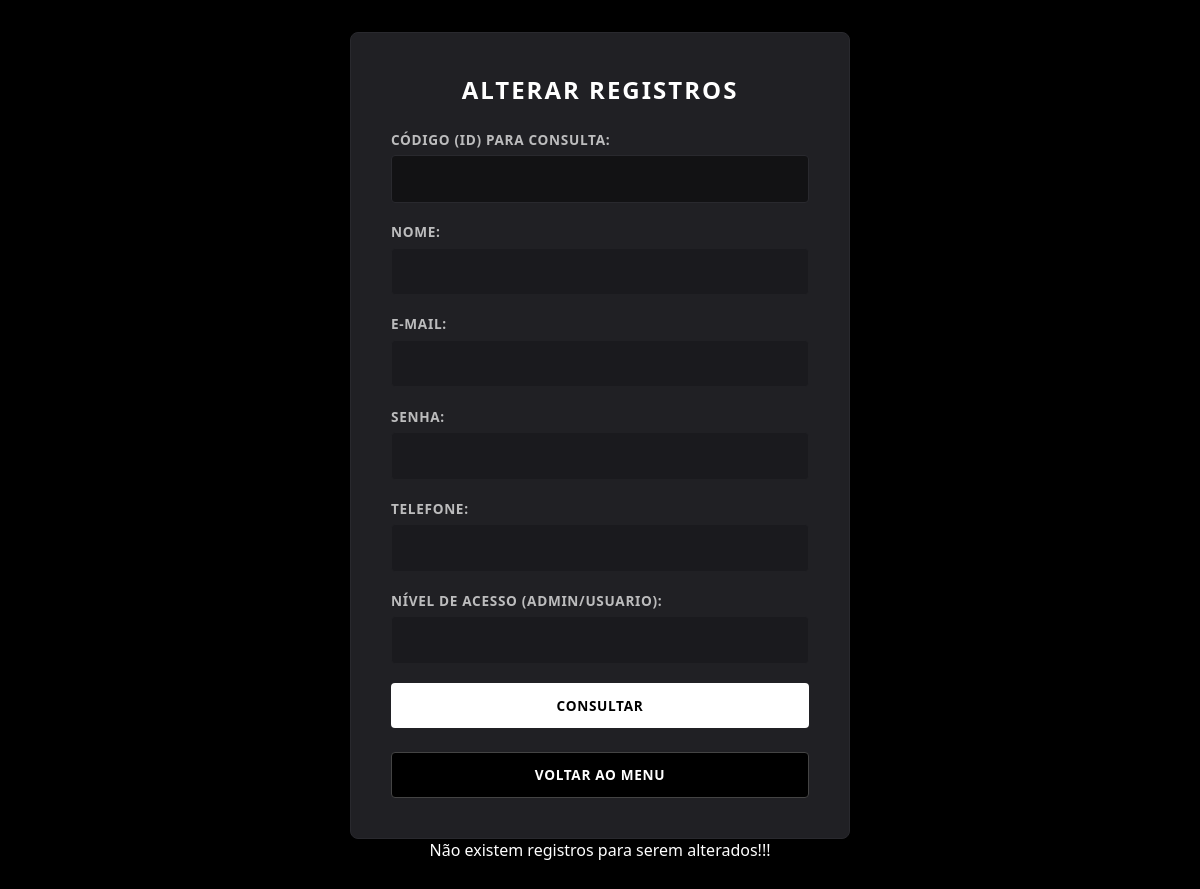
Before: /php/alterar.php with the older database file.
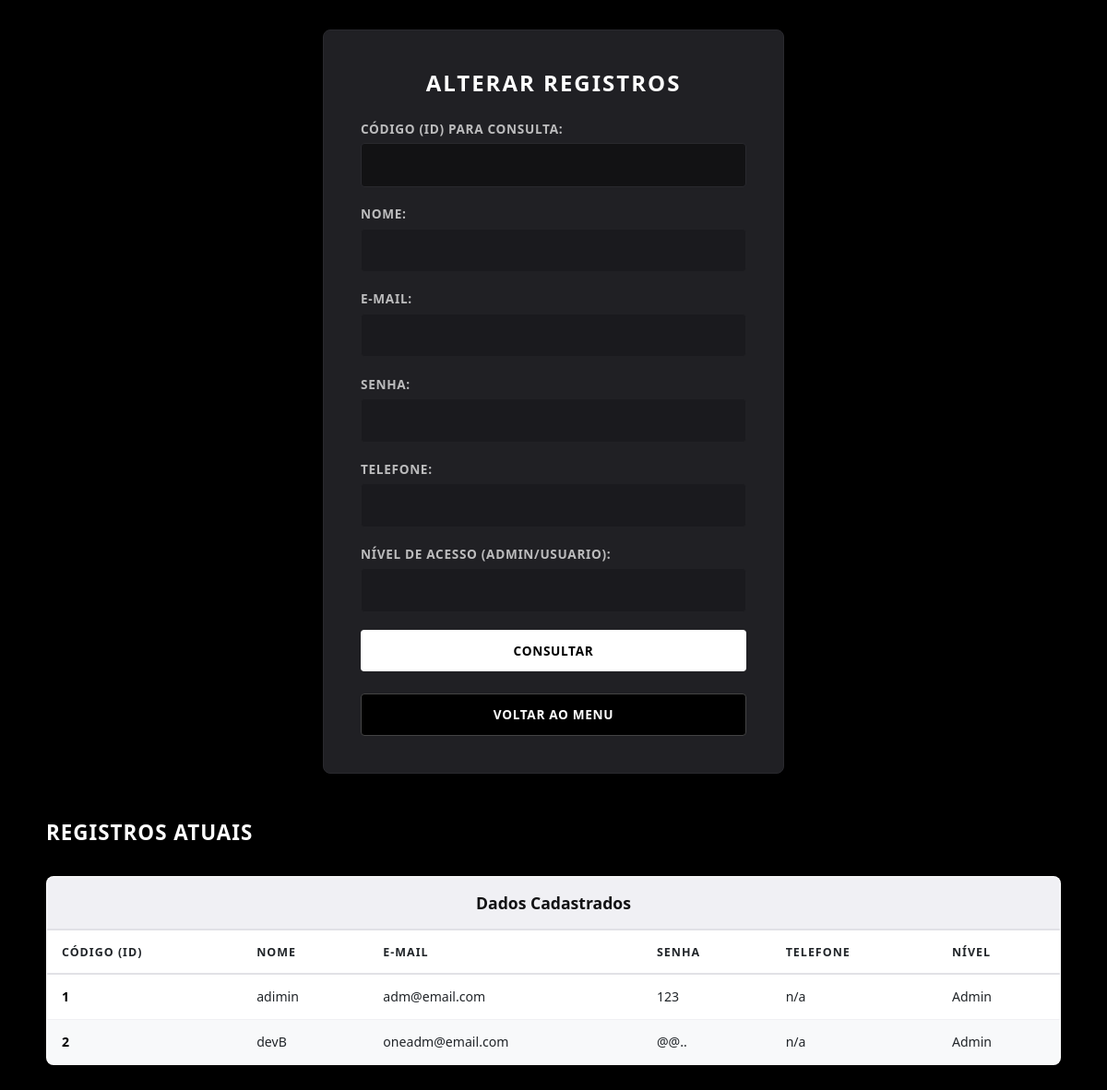
After: the same page with the newer database file.
### tables this page shows
create table if not exists tb_usuario(
Id int primary key auto_increment,
Nome varchar(50) not null,
Email varchar (80) not null,
Senha varchar (150) not null,
Telefone varchar (15) default('n/a'),
Nivel varchar (20) default ('Usuario')
);

### php/alterar.php (the view, shortened to what this page needs)
<!DOCTYPE html>
<html lang="pt-br">
<head>
    <link rel="stylesheet" type="text/css" href="../../src/css/alterar.css">
</head>
<body>
    <div class="form-alterar">
        <h3>Alterar Registros</h3>
        <form method="POST" action="alterar.php">
            <div class="form-group">
                <label for="txtcodi">Código (ID) para Consulta:</label>
                <input type="text" name="txtcodi" id="txtcodi" required>
            </div>
            <div class="form-group">
                <label for="txtnome">Nome:</label>
                <input type="text" name="txtnome" id="txtnome" readonly required>
            </div>
            <div class="form-group">
                <label for="txtemai">E-mail:</label>
                <input type="email" name="txtemai" id="txtemai" readonly required>
            </div>
            <div class="form-group">
                <label for="txtsenh">Senha:</label>
                <input type="password" name="txtsenh" id="txtsenh" readonly required>
            </div>
            <div class="form-group">
                <label for="txttele">Telefone:</label>
                <input type="text" name="txttele" id="txttele" readonly required>
            </div>
            <div class="form-group">
                <label for="txtnive">Nível de Acesso (Admin/Usuario):</label>
                <input type="text" name="txtnive" id="txtnive" readonly required>
            </div>
            <input type="submit" name="bt" id="bt" class="btn" value="Consultar">
        </form>
        <div class="menu-container">
            <a href="../../menu.html" class="btn btn-menu"><input type="button" value="Voltar ao Menu"></a>
        </div>
    </div>
</body>
</html>
<?php
    include 'conexao.php';
    $listar = $cmd->query("select * from tb_usuario");
    $total_registros = $listar->rowCount();
    if ($total_registros > 0) {
        echo "<h2>Registros Atuais</h2>";
        echo "<table>";
        echo "<tr><th colspan='6'>Dados Cadastrados</th></tr>";
        echo "<tr>
                <th>Código (ID)</th>
                <th>Nome</th>
                <th>E-mail</th>
                <th>Senha</th>
                <th>Telefone</th>
                <th>Nível</th>
              </tr>";
        while($linha = $listar->fetch(PDO::FETCH_ASSOC)) {
            $vcodi = $linha['Id'];
            $vnome = $linha['Nome'];
            $vemai = $linha['Email'];
            $vsenh = $linha['Senha'];
            $vtele = $linha['Telefone'];
            $vnive = $linha['Nivel'];
            echo "<tr>
                    <td>$vcodi</td>
                    <td>$vnome</td>
                    <td>$vemai</td>
                    <td>$vsenh</td>
                    <td>$vtele</td>
                    <td>$vnive</td>
                  </tr>";
        }
        echo "</table>";
    } else {
        echo "<p style='text-align:center; color:white;'>Não existem registros para serem alterados!!!</p>";
    }
?>

### css/alterar.css (style rules this page uses)
* { margin: 0; padding: 0; box-sizing: border-box; font-family: 'Segoe UI', Tahoma, Geneva, Verdana, sans-serif; }
body { background-color: #000000; color: #ffffff; padding: 2rem; display: flex; flex-direction: column; align-items: center; min-height: 100vh; }
h1, h3 { text-align: center; text-transform: uppercase; letter-spacing: 2px; margin-bottom: 1rem; }
h3 { font-size: 1.5rem; color: #ffffff; }
h2 { font-size: 1.4rem; text-transform: uppercase; letter-spacing: 1px; margin: 3rem auto 1rem auto; width: 100%; max-width: 1100px; color: #ffffff; }
.form-alterar { background-color: #202024; padding: 2.5rem; border-radius: 8px; width: 100%; max-width: 500px; box-shadow: 0 8px 24px rgba(0, 0, 0, 0.5); border: 1px solid #29292e; }
form { display: flex; flex-direction: column; gap: 1.2rem; margin-top: 1.5rem; }
.form-group { display: flex; flex-direction: column; gap: 0.4rem; }
.form-group label { font-size: 0.85rem; text-transform: uppercase; letter-spacing: 0.05em; color: rgba(255, 255, 255, 0.7); font-weight: 600; }
form input[type="text"], form input[type="email"], form input[type="password"] { width: 100%; padding: 0.8rem 1rem; background-color: #121214; border: 1px solid #29292e; border-radius: 4px; color: #ffffff; font-size: 0.95rem; outline: none; transition: border-color 0.2s, box-shadow 0.2s; }
form input[readonly] { background-color: #1a1a1e; color: rgba(255, 255, 255, 0.4); border-color: #202024; cursor: not-allowed; }
.btn, input[type="submit"] { display: block; width: 100%; padding: 0.8rem; background: #ffffff; color: #000000; border: none; text-decoration: none; font-weight: bold; font-size: 0.85rem; text-transform: uppercase; letter-spacing: 0.05em; border-radius: 4px; cursor: pointer; text-align: center; transition: opacity 0.2s, transform 0.2s; }
.menu-container { margin-top: 1.5rem; width: 100%; }
.menu-container a.btn-menu, .menu-container a { display: block; width: 100%; background: transparent !important; padding: 0 !important; border: none !important; box-shadow: none !important; transform: none !important; }
.menu-container input[type="button"] { display: block; width: 100%; padding: 0.8rem; background-color: #000000 !important; color: #ffffff !important; border: 1px solid #444444 !important; border-radius: 4px; font-size: 0.85rem; font-weight: bold; text-transform: uppercase; letter-spacing: 0.05em; cursor: pointer; transition: all 0.2s ease; }
table { width: 100%; max-width: 1100px; margin: 1rem auto 3rem auto; border-collapse: collapse; background: #ffffff; border: 1px solid #e1e1e6; border-radius: 8px; overflow: hidden; box-shadow: 0 12px 30px rgba(0, 0, 0, 0.3); }
th[colspan="6"] { background-color: #f0f0f4; color: #121214; padding: 1rem; font-size: 1.1rem; font-weight: 700; border-bottom: 2px solid #e1e1e6; }
tr:nth-child(2) th { background-color: #ffffff; color: #212529; padding: 0.9rem 1rem; text-transform: uppercase; font-size: 0.78rem; letter-spacing: 0.08em; border-bottom: 2px solid #e1e1e6; text-align: left; }
td { padding: 0.9rem 1rem; font-size: 0.88rem; color: #212529; background-color: #ffffff; border-bottom: 1px solid #f0f0f4; text-align: left; }
tr:last-child td { border-bottom: none; }
table tr:nth-child(even) td { background-color: #f8f9fa; }
td:first-child { font-weight: bold; color: #000000; }

Changed rows visible on the page:
added tb_usuario: Id "1", Nome "adimin", Email "adm@email.com", Senha "123", Telefone "n/a", Nivel "Admin"
added tb_usuario: Id "2", Nome "devB", Email "oneadm@email.com", Senha "@@..", Telefone "n/a", Nivel "Admin"
Other visible differences:
text no longer shown: "Não existem registros para serem alterados!!!"
text now shown: "REGISTROS ATUAIS Dados Cadastrados CÓDIGO (ID) NOME E-MAIL SENHA TELEFONE NÍVEL"
